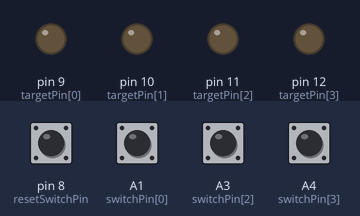
A sketch run on a simulated Arduino Uno, built with avr-gcc and run on an emulated ATmega328P. Shown: output pins drawn as LEDs (lit = HIGH). The test bench sets the inputs (shaded band); at power-on: A1 (switchPin[0]), A3 (switchPin[2]), A4 (switchPin[3]), pin 8 (resetSwitchPin) LOW. Random numbers use the default seed unless the sketch sets one; what the sketch prints to the serial monitor is not drawn.

Above: at 1.2 s.
1.3 s: pin 8 (resetSwitchPin) pulled HIGH for 0.15 s
At 1.38 s:
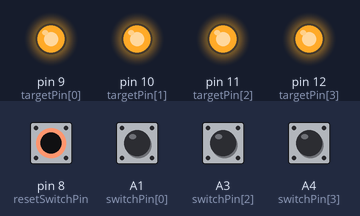
At 1.8 s:
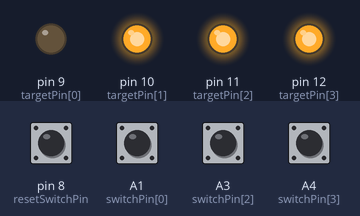
2.9 s: A1 (switchPin[0]) pulled HIGH for 0.15 s
At 3.7 s:
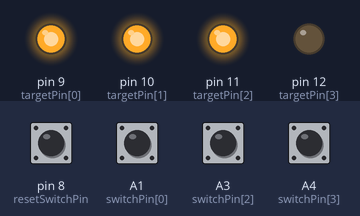
Timing chart, 0 to 40.6 s (numbered marks = the images above; inputs shaded):
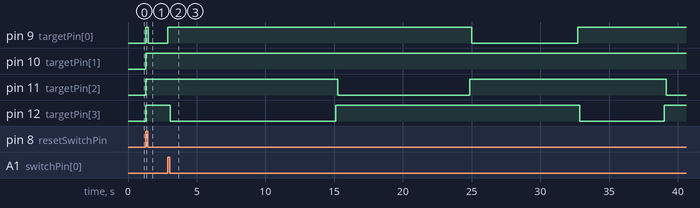

The sketch:

WackAPlate_2.ino
```cpp
// updated 12/2/2015
// changed pin locations and added LCD

/*
 *The circuit:
 * LCD RS pin to digital pin 2
 * LCD Enable pin to digital pin 3
 * LCD D4 pin to digital pin 4
 * LCD D5 pin to digital pin 5
 * LCD D6 pin to digital pin 6
 * LCD D7 pin to digital pin 7
 * LCD R/W pin to ground
 * LCD VSS pin to ground
 * LCD VCC pin to 5V
 * 10K resistor:
    * ends to +5V and ground
    * wiper to LCD VO pin (pin 3)
 * Reset/Start switch to digital pin 8
 * Target #1 to digital pin 9
 * Target #2 to digital pin 10
 * Target #3 to digital pin 11
 * Target #4 to digital pin 12
 * Target #5 to digital pin 13
 */

// constants won't change in program execution

const int targetPin[] = { 9 , 10 , 11 , 12 }; // relay to raise target connected to this pin
const int switchPin[] = { A1 , A2 , A3 , A4 }; // limit switch detecting hit ( 1 per target ) connected to this pin
const int resetSwitchPin = 8; // reset switch connected to this pin
const int number_of_targets = 4;
const float TTA = 60000; // Total Time Allowed for run in milliseconds ( minutes * 60 seconds/minute * 1000 milliseconds per second )
const float TAFS_Factor = 0.8; // TimeAllowedForShot Factor ( TAFS * TAFS_Factor = new TAFS )
const float TAFS_Minimum = 2.5 * 1000; // Minimum TimeAllowedForShot ( seconds * 1000 milliseconds )

// theses variables will change in program execution
float TAFS_initial = 15 * 1000; // TimeAllowedForShot in milliseconds
int hit = LOW;
int randomTarget = 0;
int previous_randomTarget_1 = 999; // set inital value high enough to not match initial selection
int previous_randomTarget_2 = 999; // set inital value high enough to not match initial selection
boolean continueProgram = false;
boolean resetSwitchVal = LOW;  // reset to LOW after switch is read HIGH & begins loop
boolean Action_Value;

// these variable will be initialized in the program at the beginning of each loop
float elapsedTotalTime;
float elapsedTargetTime;
float beginningTotalTime; // beginning time in milliseconds
float beginningTargetTime; // beginning target time in milliseconds
float TAFS;
int NumberOfHits;
int NumberOfShots;

// include the library code ( c++ code ) :
//#include <LiquidCrystal.h>
// initialize the library with the numbers of the interface pins
//LiquidCrystal lcd( 2 , 3 , 4 , 5 , 6 , 7 );

// Begin setup() ==========
void setup()
{
    Serial.begin( 9600 );
    //Serial.println( TTA );
    //Serial.println( TAFS_Factor );
    //Serial.println( TAFS_Minimum );

    // initialize the pseudo random number generator by doing analogRead() on pin 0
    randomSeed( analogRead( A0 ) );

    //  initialize before doing pinMode in the hope of getting a better random seed???
    for ( int i = 0 ; i < number_of_targets ; i++ )
    {
        pinMode( targetPin[ i ] , OUTPUT );
        //digitalWrite( targetPin[ i ] , HIGH );
        pinMode( switchPin[ i ] , INPUT );
    }
    pinMode( resetSwitchPin , INPUT );
}
// End setup() ==========

// Begin Raise_Lower_All_Targets subroutine
void Raise_Lower_All_Targets( char Action[] )
{
    if ( Action == "Lower" )
    {
      Action_Value = HIGH;
      Serial.println( "Lower all targets" );
    }
    else
    {
      Action_Value = LOW;
      Serial.println( "Raise all targets" );
    }
    for ( int i = 0 ; i  < number_of_targets ; i++ )
    {
        digitalWrite( targetPin[ i ] , Action_Value );
    }
}
// End Raise_Lower_All_Targets subroutine

// Begin loop() ==========
void loop()
{
    //Serial.println("Begin Program");
    ////Serial.print("continueProgram = ");
    ////Serial.println(continueProgram);
    //Serial.println("Press Activate Switch to Start");

    // do while ( continueProgram == false );
    do
    {
        // read reset switch and handle accordingly
        resetSwitchVal = digitalRead( resetSwitchPin );
        //Serial.print( "Reset Switch Value = " );
        //Serial.println( resetSwitchVal );
        if ( resetSwitchVal == HIGH )
        {
            // drop all targets...
            continueProgram = true;
            Raise_Lower_All_Targets( "Lower" );

            // clear the screen
            //lcd.clear();
            // Print a message to the LCD.
            //lcd.print("# of HITS");

            // start the countdown...
            Serial.println( "Program starts in 10 seconds" );
            delay( 100 );

            // reset the shooting gallery...
            resetSwitchVal = LOW;
            TAFS = TAFS_initial;
            NumberOfHits = 0;
            NumberOfShots = 0;
            elapsedTotalTime = 0;
            elapsedTargetTime = 0;
            beginningTotalTime = millis(); // beginning time in milliseconds
            beginningTargetTime = 0; // beginning target time in milliseconds
        }
    }
    while ( continueProgram == false );
    // end of do while ( continueProgram == false ); ==========

    Serial.print( "Time Allowed For Shot: " );
    Serial.print( TAFS );
    Serial.print( "  -  Elaspsed Total Time: " );
    Serial.print( elapsedTotalTime );
    Serial.print( "  -  Total Time Allowed: " );
    Serial.println( TTA );

    // begin while elapsedTotalTime is less than TTA ( TotalTimeAllowed ) ==========
    while ( elapsedTotalTime < TTA )
    {
        // Select a target index between 0 and 4 - max value of function is not inclusive
        do
        {
            randomTarget = random( 0 , number_of_targets );
        }
        while ( ( randomTarget == previous_randomTarget_1 ) || ( randomTarget == previous_randomTarget_2 ) );
        previous_randomTarget_2 = previous_randomTarget_1;
        previous_randomTarget_1 = randomTarget;

        // raise target
        Serial.print( "Turn on target on pin: " );
        Serial.println( targetPin[ randomTarget ] );
        digitalWrite( targetPin[ randomTarget ] , LOW );

        // initialize beginningTargetTime
        beginningTargetTime = millis();
        elapsedTargetTime = ( millis() - beginningTargetTime );
        //    Serial.print( "beginingTargetTime = " );
        //    Serial.println( beginningTargetTime );
        //    Serial.print( "TAFS = " );
        //    Serial.println( TAFS );
        //    Serial.print( "elapsedTargetTime = " );
        //    Serial.println( elapsedTargetTime );
        //    delay( 5000 );
        // loop while target is raised ==========
        while ( ( elapsedTargetTime < TAFS ) & ( elapsedTotalTime < TTA ) ) // PMCC NOTE ~ i think this should this be && instead of &...  && is boolean comparison...  & is bitwise comparison...
        {
            hit = digitalRead( switchPin[ randomTarget ] );
            Serial.println( hit );

            // Begin was target was hit? ==========
            if ( hit == HIGH )
            {
                digitalWrite( targetPin[ randomTarget ] , HIGH );
                Serial.print( "Target Hit!" );
                NumberOfHits = ++NumberOfHits;
                //lcd.setCursor( 11 , 0 );
                //lcd.println( NumberOfHits );
                break;
            }
            // End was target was hit? ==========

            elapsedTargetTime = ( millis() - beginningTargetTime );
            elapsedTotalTime = ( millis() - beginningTotalTime );
            //Serial.print( "elapsedTargetTime = " );
            //Serial.println( elapsedTargetTime );
        }
        // end target raised loop ==========

        // lower target
        Serial.print( "Turn off target on pin: " );
        Serial.println( targetPin[ randomTarget ] );
        digitalWrite( targetPin[ randomTarget ] , HIGH );

        // compute new TAFS
        TAFS = ( TAFS * 0.8 );
        if ( TAFS < TAFS_Minimum )
        {
            TAFS = TAFS_Minimum;
        }
        Serial.print( "New Time Allowed For Shot: " );
        Serial.print( TAFS );
        elapsedTargetTime = 0;
        //elapsedTotalTime = millis() - beginningTotalTime;
        Serial.print( "  -  Elapsed Total Time = " );
        Serial.print( elapsedTotalTime );
        Serial.print( "  -  Total Time Allowed: " );
        Serial.println( TTA );
    }  // end of while loop
    // end while elapsedTotalTime is less than TTA (TotalTimeAllowed) ==========

    Serial.print( "Total number of hits: " );
    Serial.println( NumberOfHits );

    // Pause 5 seconds
    delay( 5000 );

    // Raise all targets
    Raise_Lower_All_Targets( "Raise" );

    continueProgram = false;

}
//end loop()  ==========
```

Measured:
- after the input at 1.3 s, pin 9 (targetPin[0]): LOW → HIGH at once, → LOW 0.16 s later; pin 10 (targetPin[1]), pin 11 (targetPin[2]), pin 12 (targetPin[3]): LOW → HIGH at once
